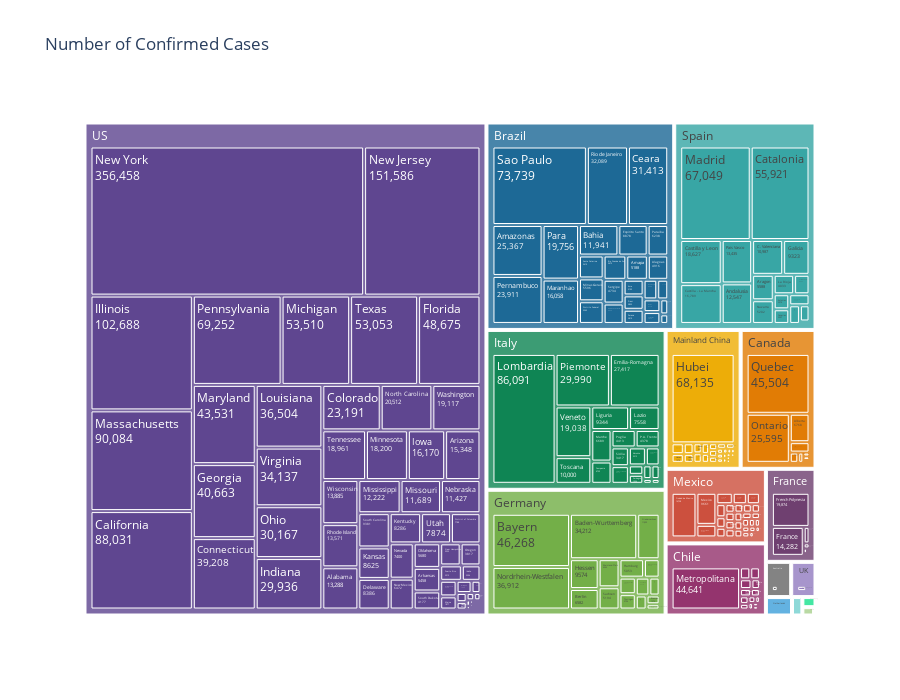
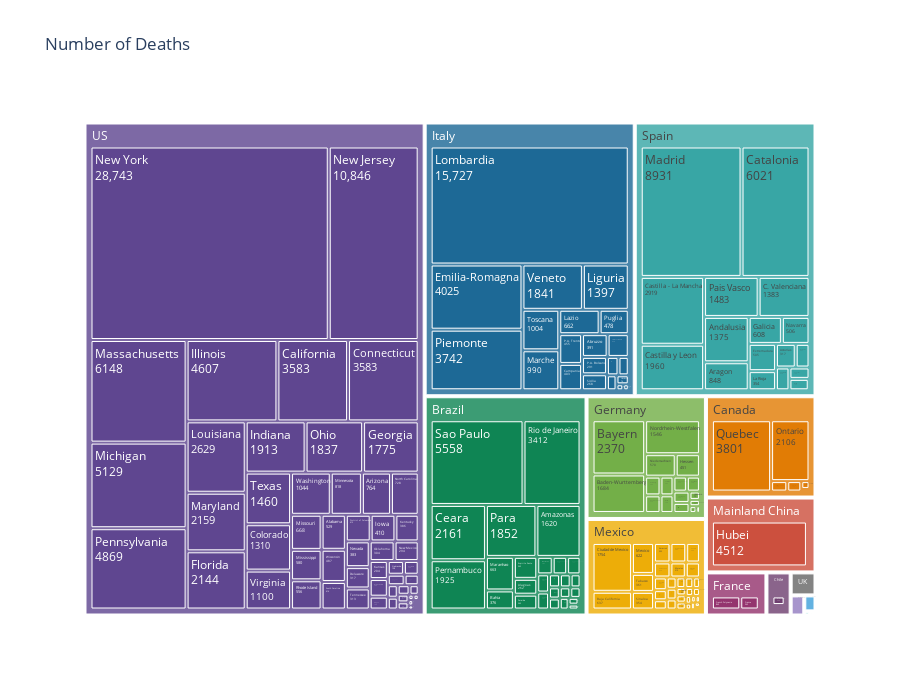
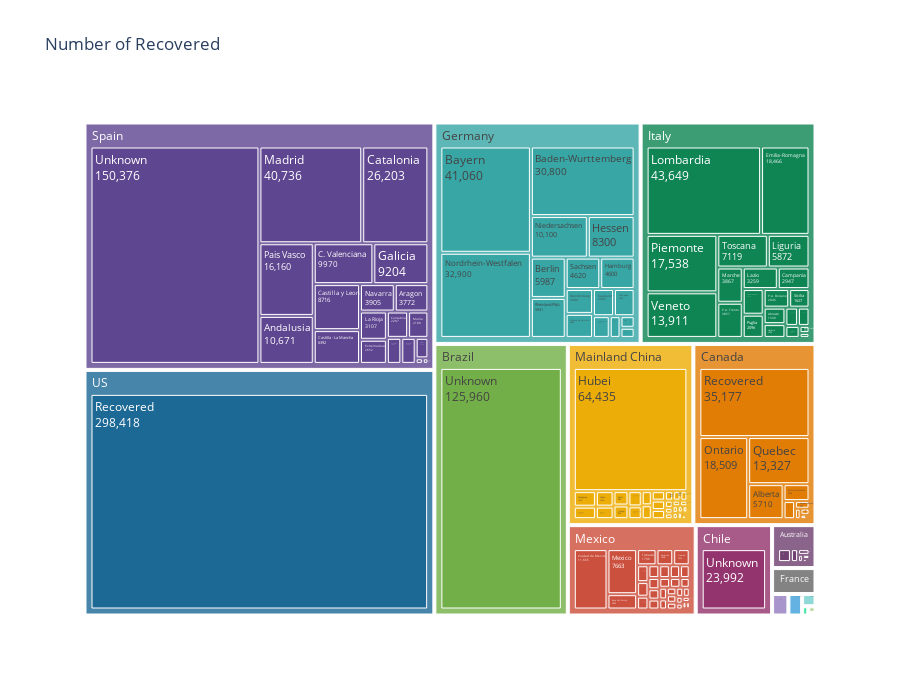

These figures' notebook cell, in order:
### Code cell
# Plot treemaps

fig = px.treemap(latestcovid.sort_values(by='Confirmed', ascending=False).reset_index(drop=True), 
                 path=["Country/Region", "Province/State"], values="Confirmed", height=700, width=900,
                 title='Number of Confirmed Cases',
                 color_discrete_sequence = px.colors.qualitative.Prism)
fig.data[0].textinfo = 'label+text+value'
fig.show()

fig = px.treemap(latestcovid.sort_values(by='Deaths', ascending=False).reset_index(drop=True), 
                 path=["Country/Region", "Province/State"], values="Deaths", height=700, width=900,
                 title='Number of Deaths',
                 color_discrete_sequence = px.colors.qualitative.Prism)
fig.data[0].textinfo = 'label+text+value'
fig.show()

fig = px.treemap(latestcovid.sort_values(by='Recovered', ascending=False).reset_index(drop=True), 
                 path=["Country/Region", "Province/State"], values="Recovered", height=700, width=900,
                 title='Number of Recovered',
                 color_discrete_sequence = px.colors.qualitative.Prism)
fig.data[0].textinfo = 'label+text+value'
fig.show()

### Figure 1 — Plotly figure (JSON) as saved in the notebook; plotly's stock layout.template omitted (floating-point values rounded to 4 significant figures; data arrays with more than 128 entries replaced by an {"elided": "..."} marker saying what was removed)
{"data": [{"branchvalues": "total", "domain": {"x": [0, 1], "y": [0, 1]}, "hoverlabel": {"namelength": 0}, "hovertemplate": "labels=%{label}<br>Confirmed=%{value}<br>parent=%{parent}<br>id=%{id}", "ids": {"elided": "462 str values"}, "labels": {"elided": "462 str values"}, "name": "", "parents": {"elided": "462 str values"}, "textinfo": "label+text+value", "type": "treemap", "values": {"elided": "462 int values"}}], "layout": {"height": 700, "legend": {"tracegroupgap": 0}, "title": {"text": "Number of Confirmed Cases"}, "treemapcolorway": ["rgb(95, 70, 144)", "rgb(29, 105, 150)", "rgb(56, 166, 165)", "rgb(15, 133, 84)", "rgb(115, 175, 72)", "rgb(237, 173, 8)", "rgb(225, 124, 5)", "rgb(204, 80, 62)", "rgb(148, 52, 110)", "rgb(111, 64, 112)", "rgb(102, 102, 102)"], "width": 900}}

### Figure 2 — Plotly figure (JSON) as saved in the notebook; plotly's stock layout.template omitted (floating-point values rounded to 4 significant figures; data arrays with more than 128 entries replaced by an {"elided": "..."} marker saying what was removed)
{"data": [{"branchvalues": "total", "domain": {"x": [0, 1], "y": [0, 1]}, "hoverlabel": {"namelength": 0}, "hovertemplate": "labels=%{label}<br>Deaths=%{value}<br>parent=%{parent}<br>id=%{id}", "ids": {"elided": "462 str values"}, "labels": {"elided": "462 str values"}, "name": "", "parents": {"elided": "462 str values"}, "textinfo": "label+text+value", "type": "treemap", "values": {"elided": "462 int values"}}], "layout": {"height": 700, "legend": {"tracegroupgap": 0}, "title": {"text": "Number of Deaths"}, "treemapcolorway": ["rgb(95, 70, 144)", "rgb(29, 105, 150)", "rgb(56, 166, 165)", "rgb(15, 133, 84)", "rgb(115, 175, 72)", "rgb(237, 173, 8)", "rgb(225, 124, 5)", "rgb(204, 80, 62)", "rgb(148, 52, 110)", "rgb(111, 64, 112)", "rgb(102, 102, 102)"], "width": 900}}

### Figure 3 — Plotly figure (JSON) as saved in the notebook; plotly's stock layout.template omitted (floating-point values rounded to 4 significant figures; data arrays with more than 128 entries replaced by an {"elided": "..."} marker saying what was removed)
{"data": [{"branchvalues": "total", "domain": {"x": [0, 1], "y": [0, 1]}, "hoverlabel": {"namelength": 0}, "hovertemplate": "labels=%{label}<br>Recovered=%{value}<br>parent=%{parent}<br>id=%{id}", "ids": {"elided": "462 str values"}, "labels": {"elided": "462 str values"}, "name": "", "parents": {"elided": "462 str values"}, "textinfo": "label+text+value", "type": "treemap", "values": {"elided": "462 int values"}}], "layout": {"height": 700, "legend": {"tracegroupgap": 0}, "title": {"text": "Number of Recovered"}, "treemapcolorway": ["rgb(95, 70, 144)", "rgb(29, 105, 150)", "rgb(56, 166, 165)", "rgb(15, 133, 84)", "rgb(115, 175, 72)", "rgb(237, 173, 8)", "rgb(225, 124, 5)", "rgb(204, 80, 62)", "rgb(148, 52, 110)", "rgb(111, 64, 112)", "rgb(102, 102, 102)"], "width": 900}}
